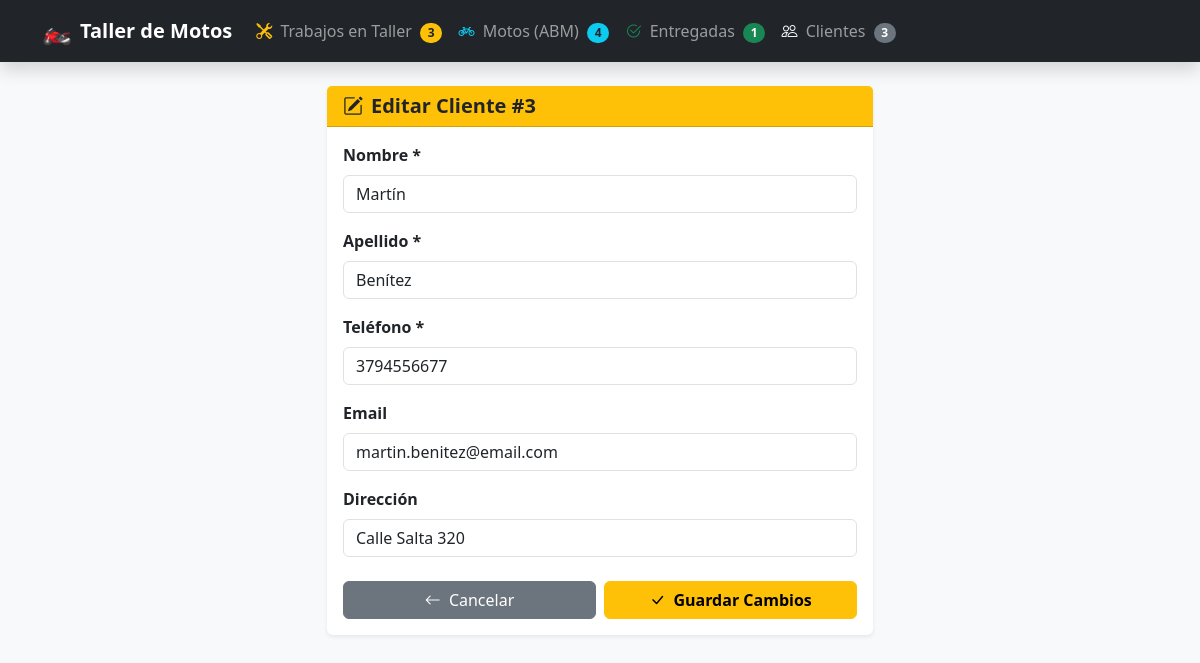
Page /editar_cliente.php?id=3 on the committed database.
### tables this page shows
CREATE TABLE `clientes` (
  `id_cliente` int(11) NOT NULL,
  `nombre` varchar(100) NOT NULL,
  `apellido` varchar(100) NOT NULL,
  `telefono` varchar(20) NOT NULL,
  `email` varchar(100) DEFAULT NULL,
  `direccion` varchar(200) DEFAULT NULL,
  `fecha_registro` timestamp NOT NULL DEFAULT current_timestamp()
);

### editar_cliente.php (the view, shortened to what this page needs)
<?php
require_once 'conexion.php';
$id_cliente = $_GET['id'];
$stmt = $pdo->prepare("SELECT * FROM clientes WHERE id_cliente = :id");
$stmt->execute([':id' => $id_cliente]);
$cliente = $stmt->fetch();
?>
<!DOCTYPE html>
<html lang="es">
<head>
    <link href="https://cdn.jsdelivr.net/npm/bootstrap@5.3.0/dist/css/bootstrap.min.css" rel="stylesheet">
    <link href="https://cdn.jsdelivr.net/npm/bootstrap-icons@1.10.5/font/bootstrap-icons.css" rel="stylesheet">
</head>
<body class="bg-light">
    <?php include 'navbar.php'; ?>
    <div class="container mb-5">
        <div class="row justify-content-center">
            <div class="col-md-6">
                <div class="card shadow-sm border-0">
                    <div class="card-header bg-warning text-dark">
                        <h5 class="mb-0 fw-bold"><i class="bi bi-pencil-square me-2"></i>Editar Cliente #<?php echo $cliente['id_cliente']; ?></h5>
                    </div>
                    <div class="card-body">
                        <form action="actualizar_cliente.php" method="POST">
                            <div class="mb-3">
                                <label class="form-label fw-semibold">Nombre *</label>
                                <input type="text" name="nombre" maxlength="100" pattern="[A-Za-zÁÉÍÓÚÜÑáéíóúüñ][A-Za-zÁÉÍÓÚÜÑáéíóúüñ' .\-]{1,99}" title="Solo letras, espacios, apóstrofes y guiones (sin números)." class="form-control" value="<?php echo htmlspecialchars($cliente['nombre']); ?>" required>
                            </div>
                            <div class="mb-3">
                                <label class="form-label fw-semibold">Apellido *</label>
                                <input type="text" name="apellido" maxlength="100" pattern="[A-Za-zÁÉÍÓÚÜÑáéíóúüñ][A-Za-zÁÉÍÓÚÜÑáéíóúüñ' .\-]{1,99}" title="Solo letras, espacios, apóstrofes y guiones (sin números)." class="form-control" value="<?php echo htmlspecialchars($cliente['apellido']); ?>" required>
                            </div>
                            <div class="mb-3">
                                <label class="form-label fw-semibold">Teléfono *</label>
                                <input type="tel" name="telefono" maxlength="20" inputmode="tel" pattern="\+?[0-9 \(\)\-.]{8,20}" title="Solo números (entre 8 y 15 dígitos). Podés usar espacios, guiones, paréntesis y + al inicio." class="form-control" value="<?php echo htmlspecialchars($cliente['telefono']); ?>" required>
                            </div>
                            <div class="mb-3">
                                <label class="form-label fw-semibold">Email</label>
                                <input type="email" name="email" maxlength="100" class="form-control" value="<?php echo htmlspecialchars($cliente['email'] ?? ''); ?>">
                            </div>
                            <div class="mb-3">
                                <label class="form-label fw-semibold">Dirección</label>
                                <input type="text" name="direccion" maxlength="200" pattern="(?=(?:.*[A-Za-zÀ-ÿ]){3})[A-Za-zÀ-ÿ0-9 .,°º#\/'\-]{5,200}" title="Dirección real: nombre de calle o barrio con letras y, si corresponde, número. Ej: Av. San Martín 450." class="form-control" value="<?php echo htmlspecialchars($cliente['direccion'] ?? ''); ?>">
                            </div>
                            <div class="d-flex justify-content-between gap-2 mt-4">
                                <a href="clientes.php" class="btn btn-secondary w-50">
                                    <i class="bi bi-arrow-left me-1"></i> Cancelar
                                </a>
                                <button type="submit" class="btn btn-warning w-50 fw-bold">
                                    <i class="bi bi-check-lg me-1"></i> Guardar Cambios
                                </button>
                            </div>
                        </form>
                    </div>
                </div>
            </div>
        </div>
    </div>
</body>
</html>

### rows in the picture
clientes: id_cliente "3", nombre "Martín", apellido "Benítez", telefono "3794556677", email "martin.benitez@email.com", direccion "Calle Salta 320"

### other values in the picture
$totalActivas "3"
$totalMotos "4"
$totalEntregadas "1"
$totalClientes "3"
